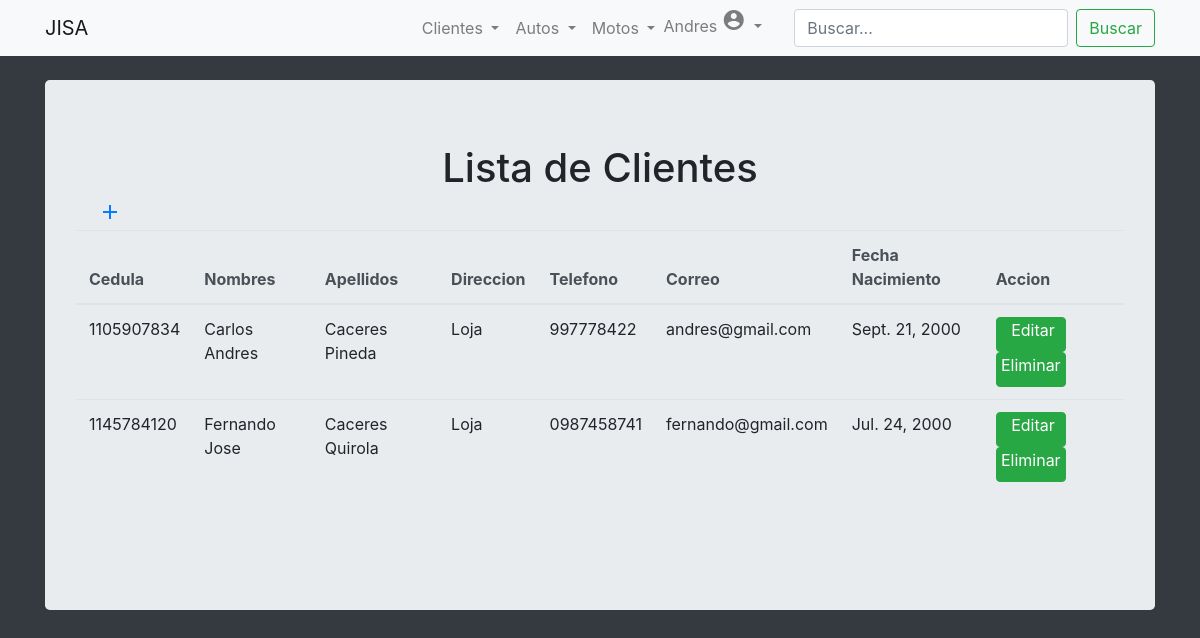
The page /clientes/lista_clientes (signed in) on the database its author committed.
### Clientes/models.py (models this page shows)
class Clientes(models.Model):
    Nombres = models.CharField(max_length=100)
    Apellidos = models.CharField(max_length=100)
    Direccion = models.CharField(max_length=100)
    Telefono = models.CharField(max_length=10)
    Correo = models.EmailField()
    Cedula = models.CharField(max_length=10)
    Fecha_Nacimiento = models.DateField(help_text="Ejemplo: 08/04/1999" , max_length=10)

### Clientes/views.py (the view, shortened to what this page needs)
# urls.py: path('lista_clientes', views.lista_clientes, name="lista_clientes"),
def lista_clientes(request):
    busqueda = request.GET.get("buscar")
    clientes = Clientes.objects.all()
    page = request.GET.get('page', 1)
    try:
        paginator = Paginator(clientes, 2)
        clientes = paginator.page(page)
    except:
        raise Http404
    return render(request, 'clientes/lista_clientes.html', {"entity":clientes, "paginator" : paginator})

### templates/clientes/lista_clientes.html (shortened to what this page needs)
{% extends 'login/base.html' %}
{% block buscador %}
<nav class="navbar navbar-expand-lg navbar-light bg-light"></nav>
<form class="form-inline my-2 my-lg-0" method="GET">
  <input class="form-control mr-sm-2" type="search" placeholder="Buscar..." aria-label="Buscar" name="buscar" value="{{ request.GET.buscar }}">
  <button class="btn btn-outline-success my-2 my-sm-0" type="submit">Buscar</button>
</form>
</nav>
{% endblock buscador%}
{% block contenido %}
<div class="container mt-4">
    <div class="jumbotron">
    <h1 style="text-align: center;">Lista de Clientes</h1>
    <a  href="{% url 'clientes:registrar_clientes' %}" class="btn-floating btn-large waves-effect waves-light blue" style="margin-left: 2%;"><i class="material-icons">add</i></a>
        <div class="table-responsive">
            <table class="table">
                <thead class="thead-light">
                  <tr>
                    <th scope="col">Cedula</th>
                    <th scope="col">Nombres</th>
                    <th scope="col">Apellidos</th>
                    <th scope="col">Direccion</th>
                    <th scope="col">Telefono</th>
                    <th scope="col">Correo</th>
                    <th scope="col">Fecha Nacimiento</th>
                    <th scope="col">Accion</th>
                  </tr>
                </thead>
                <tbody>
                    {% for cli in entity %}
                  <tr>
                    <td>{{cli.Cedula}}</td>
                    <td>{{cli.Nombres}}</td>
                    <td>{{cli.Apellidos}}</td>
                    <td>{{cli.Direccion}}</td>
                    <td>{{cli.Telefono}}</td>
                    <td>{{cli.Correo}}</td>
                    <td>{{cli.Fecha_Nacimiento}}</td>
                    <td><a href="{% url 'clientes:editar_cliente' cli.id %}" class="btn btn-success" style="width: 70px; height: 35px; text-align:right; padding: 0 10px;">Editar</a>    <a href="{% url 'clientes:eliminar_cliente' cli.id %}" class="btn btn-success" style="width: 70px; height: 35px; text-align: center; padding: 0 2.5px;">Eliminar</a></td>
                  </tr>
                    {% endfor %}
                </tbody>
              </table>
        </div>
    </div>
</div>
{% endblock contenido %}

### templates/login/base.html (shortened to what this page needs)
<!DOCTYPE html>
<html lang="en">
<head>
    <link rel="stylesheet" href="https://maxcdn.bootstrapcdn.com/bootstrap/4.0.0/css/bootstrap.min.css">
</head>
<body class="bg-dark text-black m-0">
  <nav class="navbar navbar-expand-lg navbar-light bg-light">
    <div class="container">
    <a class="navbar-brand" href="{% url 'inicio' %}">JISA</a>
    {% if user.is_authenticated %}
    <div class="collapse navbar-collapse" id="navbarSupportedContent">
      <ul class="navbar-nav ml-auto">
        <li class="nav-item dropdown">
          <a class="nav-link dropdown-toggle" href="" id="navbarDropdown" role="button" data-toggle="dropdown" aria-haspopup="true" aria-expanded="false">
            Clientes
          </a>
        </li>
        <li class="nav-item dropdown">
          <a class="nav-link dropdown-toggle" href="" id="navbarDropdown" role="button" data-toggle="dropdown" aria-haspopup="true" aria-expanded="false">
            Autos
          </a>
        </li>
        <li class="nav-item dropdown">
          <a class="nav-link dropdown-toggle" href="" id="navbarDropdown" role="button" data-toggle="dropdown" aria-haspopup="true" aria-expanded="false">
            Motos
          </a>
        </li>
        <li class="nav-item dropdown">
          <a class="nav-link dropdown-toggle" href="" id="navbarDropdown" role="button" data-toggle="dropdown" aria-haspopup="true" aria-expanded="false" style="padding: 0%;">
            {{ user.username}} <i class="material-icons right">account_circle</i>
          </a>
        </li>
      </ul>
      {% endif%}
      {% block buscador %}
      {% endblock buscador%}
    {% block contenido %}
    {% endblock contenido %}
</body>
</html>

### rows shown on the page
Clientes: Cedula "1105907834", Nombres "Carlos Andres", Apellidos "Caceres Pineda", Direccion "Loja", Telefono "997778422", Correo "andres@gmail.com", Fecha_Nacimiento "Sept. 21, 2000"
Clientes: Cedula "1145784120", Nombres "Fernando Jose", Apellidos "Caceres Quirola", Direccion "Loja", Telefono "0987458741", Correo "fernando@gmail.com", Fecha_Nacimiento "Jul. 24, 2000"

### other values the page prints
{{ user.username }} "Andres"
